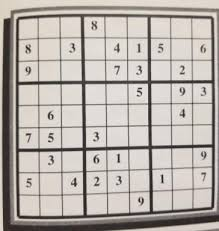
#> input picture sudoku.jpg, 219 x 231 px
$ python 27houghTransform.py
#> lines starting #> are read from the running program, lines starting #| are printed output that depends on the picture; after the words box and inside, x2 and y2 are one past the last pixel; in counts of white or black regions, pixels touching at a corner belong together

#lab 27 Hough Transform
import cv2
import numpy as np
from matplotlib import pyplot as plt

img = cv2.imread('sudoku.jpg')
#> img is the input picture: shape (231, 219, 3); mean B, G, R 172.6, 178.3, 184.8
# Convert the image to gray scale
gray = cv2.cvtColor(img,cv2.COLOR_BGR2GRAY)
# Apply edge detection method on tthe image
edges = cv2.Canny(gray, 50, 150, apertureSize = 3)
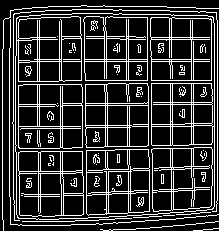
#> edges: shape (231, 219); 19.4% white in thin lines or dots
# This returns an array of r and theta values
lines = cv2.HoughLines(edges, 1, np.pi/180, 100)
#> lines = 90 rows, first 8: [214, 0], [13, 0], [217, 0], [61, 1.57], [59, 1.57], [2, 0], [129, 1.55], [-146, 3.12]
# For loop runs till r and theta values
# Are in the range pf 2D array
for line in lines:
    r,theta = line[0]
    # Stores the value of cos(theta) in a
    a = np.cos(theta)

    # Stores the value od sin(theta) in b
    b = np.sin(theta)

    # x0 stores the values rcos(theta)
    x0 = a*r

    # y0 stores the value rsin(theta)
    y0 = b*r

    # x1 stores the rounded off value of (rcos(theta)-1000sin(theta))
    x1 = int(x0 + 1000*(-b))

    # y1 stores rounded off value of (rsin(theta)+1000cos(theta))
    y1 = int(y0 + 1000*(a))

    # x2 stores the rounded off value of (rcos(theta)+1000sin(theta))
    x2 = int(x0 - 1000 * (-b))

    # y2 stores rounded off value of (rsin(theta)-1000cos(theta))
    y2 = int(y0 - 1000 * (a))

    # cv2.line draws a line in img from the point(x1,y1) to(x2,y2)
    # (0,0,255) denotes the color of the line to be
    # In this case it is red

    img2 = cv2.line(img, (x1,y1), (x2,y2), (0,0,255), 2)
#> this loop made 90 passes
#> (r, theta, a, b, x0, y0, x1, y1) on passes 1 to 12: (214, 0, 1, 0, 214, 0, 214, 1000), (13, 0, 1, 0, 13, 0, 13, 1000), (217, 0, 1, 0, 217, 0, 217, 1000), (61, 1.57, -4.37e-08, 1, -2.67e-06, 61, -1000, 60), (59, 1.57, -4.37e-08, 1, -2.58e-06, 59, -1000, 58), (2, 0, 1, 0, 2, 0, 2, 1000), (129, 1.55, 0.0175, 1, 2.25, 129, -997, 146), (-146, 3.12, -1, 0.0175, 146, -2.55, 128, -1002), (-83, 3.12, -1, 0.0175, 82.99, -1.45, 65, -1001), (175, 1.54, 0.0349, 0.999, 6.11, 174.9, -993, 209), (191, 0, 1, 0, 191, 0, 191, 1000), (127, 1.55, 0.0175, 1, 2.22, 127, -997, 144)
#> pass 2, `img2 = cv2.line(img, (x1,y1), (x2,y2), (0,0,255), 2)`:
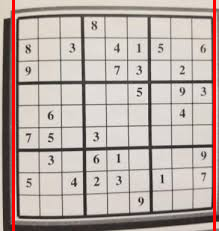
#> img2: shape (231, 219, 3); mean B, G, R 168.8, 174.3, 187.6
#> pass 3, `img2 = cv2.line(img, (x1,y1), (x2,y2), (0,0,255), 2)`:
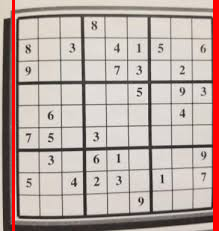
#> img2: shape (231, 219, 3); 1.37% of pixels changed, all inside (x1, y1, x2, y2) = (216, 0, 219, 231)
#> after the loop:
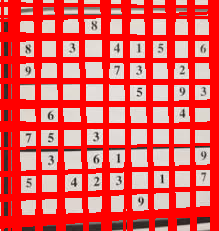
#> img: shape (231, 219, 3); mean B, G, R 87.2, 89.8, 231.3

# All the changes made in the input image are finally written on a new image houghlines.png

cv2.imshow('Hough Transform', img)
cv2.imshow('Canny Edge Deetection', edges)
cv2.waitKey(10000000)
cv2.destroyAllWindows()
